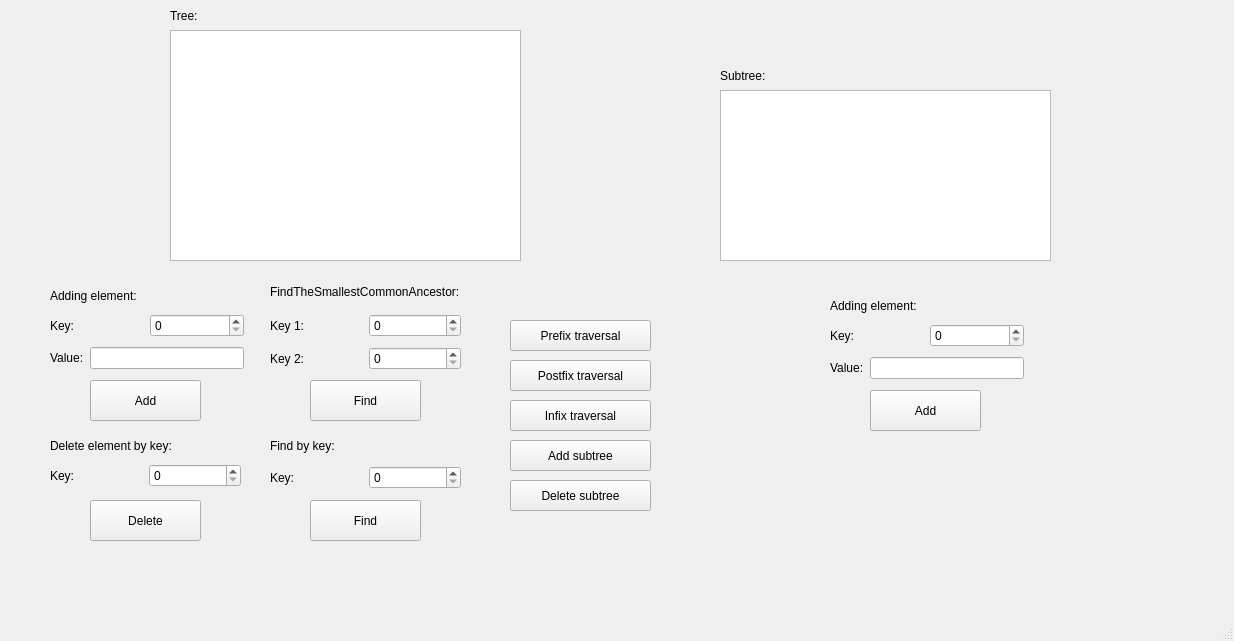
<?xml version="1.0" encoding="UTF-8"?>
<ui version="4.0">
 <class>MainWindow</class>
 <widget class="QMainWindow" name="MainWindow">
  <property name="geometry">
   <rect>
    <x>0</x>
    <y>0</y>
    <width>1234</width>
    <height>641</height>
   </rect>
  </property>
  <property name="windowTitle">
   <string>MainWindow</string>
  </property>
  <widget class="QWidget" name="centralwidget">
   <widget class="QTreeView" name="tree">
    <property name="geometry">
     <rect>
      <x>170</x>
      <y>30</y>
      <width>351</width>
      <height>231</height>
     </rect>
    </property>
   </widget>
   <widget class="QTreeView" name="subtree">
    <property name="geometry">
     <rect>
      <x>720</x>
      <y>90</y>
      <width>331</width>
      <height>171</height>
     </rect>
    </property>
   </widget>
   <widget class="QLabel" name="label">
    <property name="geometry">
     <rect>
      <x>170</x>
      <y>0</y>
      <width>66</width>
      <height>31</height>
     </rect>
    </property>
    <property name="text">
     <string>Tree:</string>
    </property>
   </widget>
   <widget class="QLabel" name="label_2">
    <property name="geometry">
     <rect>
      <x>720</x>
      <y>60</y>
      <width>66</width>
      <height>31</height>
     </rect>
    </property>
    <property name="text">
     <string>Subtree:</string>
    </property>
   </widget>
   <widget class="QLabel" name="label_5">
    <property name="geometry">
     <rect>
      <x>50</x>
      <y>280</y>
      <width>121</width>
      <height>31</height>
     </rect>
    </property>
    <property name="text">
     <string>Adding element:</string>
    </property>
   </widget>
   <widget class="QPushButton" name="pushButton">
    <property name="geometry">
     <rect>
      <x>90</x>
      <y>380</y>
      <width>111</width>
      <height>41</height>
     </rect>
    </property>
    <property name="text">
     <string>Add</string>
    </property>
   </widget>
   <widget class="QLabel" name="label_7">
    <property name="geometry">
     <rect>
      <x>50</x>
      <y>430</y>
      <width>161</width>
      <height>31</height>
     </rect>
    </property>
    <property name="text">
     <string>Delete element by key:</string>
    </property>
   </widget>
   <widget class="QPushButton" name="pushButton_2">
    <property name="geometry">
     <rect>
      <x>90</x>
      <y>500</y>
      <width>111</width>
      <height>41</height>
     </rect>
    </property>
    <property name="text">
     <string>Delete</string>
    </property>
   </widget>
   <widget class="QLabel" name="label_9">
    <property name="geometry">
     <rect>
      <x>270</x>
      <y>430</y>
      <width>81</width>
      <height>31</height>
     </rect>
    </property>
    <property name="text">
     <string>Find by key:</string>
    </property>
   </widget>
   <widget class="QPushButton" name="pushButton_3">
    <property name="geometry">
     <rect>
      <x>310</x>
      <y>500</y>
      <width>111</width>
      <height>41</height>
     </rect>
    </property>
    <property name="text">
     <string>Find</string>
    </property>
   </widget>
   <widget class="QLabel" name="label_12">
    <property name="geometry">
     <rect>
      <x>270</x>
      <y>276</y>
      <width>241</width>
      <height>31</height>
     </rect>
    </property>
    <property name="text">
     <string>FindTheSmallestCommonAncestor:</string>
    </property>
   </widget>
   <widget class="QPushButton" name="pushButton_4">
    <property name="geometry">
     <rect>
      <x>310</x>
      <y>380</y>
      <width>111</width>
      <height>41</height>
     </rect>
    </property>
    <property name="text">
     <string>Find</string>
    </property>
   </widget>
   <widget class="QPushButton" name="pushButton_5">
    <property name="geometry">
     <rect>
      <x>510</x>
      <y>320</y>
      <width>141</width>
      <height>31</height>
     </rect>
    </property>
    <property name="text">
     <string>Prefix traversal</string>
    </property>
   </widget>
   <widget class="QPushButton" name="pushButton_6">
    <property name="geometry">
     <rect>
      <x>510</x>
      <y>360</y>
      <width>141</width>
      <height>31</height>
     </rect>
    </property>
    <property name="text">
     <string>Postfix traversal</string>
    </property>
   </widget>
   <widget class="QPushButton" name="pushButton_7">
    <property name="geometry">
     <rect>
      <x>510</x>
      <y>400</y>
      <width>141</width>
      <height>31</height>
     </rect>
    </property>
    <property name="text">
     <string>Infix traversal</string>
    </property>
   </widget>
   <widget class="QPushButton" name="pushButton_8">
    <property name="geometry">
     <rect>
      <x>510</x>
      <y>440</y>
      <width>141</width>
      <height>31</height>
     </rect>
    </property>
    <property name="text">
     <string>Add subtree</string>
    </property>
   </widget>
   <widget class="QPushButton" name="pushButton_9">
    <property name="geometry">
     <rect>
      <x>510</x>
      <y>480</y>
      <width>141</width>
      <height>31</height>
     </rect>
    </property>
    <property name="text">
     <string>Delete subtree</string>
    </property>
   </widget>
   <widget class="QLabel" name="label_13">
    <property name="geometry">
     <rect>
      <x>830</x>
      <y>290</y>
      <width>121</width>
      <height>31</height>
     </rect>
    </property>
    <property name="text">
     <string>Adding element:</string>
    </property>
   </widget>
   <widget class="QPushButton" name="pushButton_10">
    <property name="geometry">
     <rect>
      <x>870</x>
      <y>390</y>
      <width>111</width>
      <height>41</height>
     </rect>
    </property>
    <property name="text">
     <string>Add</string>
    </property>
   </widget>
   <widget class="QWidget" name="layoutWidget">
    <property name="geometry">
     <rect>
      <x>830</x>
      <y>320</y>
      <width>194</width>
      <height>63</height>
     </rect>
    </property>
    <layout class="QVBoxLayout" name="verticalLayout_3">
     <item>
      <layout class="QHBoxLayout" name="horizontalLayout_7">
       <item>
        <widget class="QLabel" name="label_14">
         <property name="text">
          <string>Key:</string>
         </property>
        </widget>
       </item>
       <item>
        <widget class="QSpinBox" name="key_2"/>
       </item>
      </layout>
     </item>
     <item>
      <layout class="QHBoxLayout" name="horizontalLayout_8">
       <item>
        <widget class="QLabel" name="label_15">
         <property name="text">
          <string>Value:</string>
         </property>
        </widget>
       </item>
       <item>
        <widget class="QLineEdit" name="lineEdit_2"/>
       </item>
      </layout>
     </item>
    </layout>
   </widget>
   <widget class="QWidget" name="">
    <property name="geometry">
     <rect>
      <x>50</x>
      <y>310</y>
      <width>194</width>
      <height>63</height>
     </rect>
    </property>
    <layout class="QVBoxLayout" name="verticalLayout">
     <item>
      <layout class="QHBoxLayout" name="horizontalLayout">
       <item>
        <widget class="QLabel" name="label_3">
         <property name="text">
          <string>Key:</string>
         </property>
        </widget>
       </item>
       <item>
        <widget class="QSpinBox" name="key"/>
       </item>
      </layout>
     </item>
     <item>
      <layout class="QHBoxLayout" name="horizontalLayout_2">
       <item>
        <widget class="QLabel" name="label_4">
         <property name="text">
          <string>Value:</string>
         </property>
        </widget>
       </item>
       <item>
        <widget class="QLineEdit" name="lineEdit"/>
       </item>
      </layout>
     </item>
    </layout>
   </widget>
   <widget class="QWidget" name="">
    <property name="geometry">
     <rect>
      <x>50</x>
      <y>460</y>
      <width>191</width>
      <height>31</height>
     </rect>
    </property>
    <layout class="QHBoxLayout" name="horizontalLayout_3">
     <item>
      <widget class="QLabel" name="label_6">
       <property name="text">
        <string>Key:</string>
       </property>
      </widget>
     </item>
     <item>
      <widget class="QSpinBox" name="spinBox"/>
     </item>
    </layout>
   </widget>
   <widget class="QWidget" name="">
    <property name="geometry">
     <rect>
      <x>270</x>
      <y>464</y>
      <width>191</width>
      <height>28</height>
     </rect>
    </property>
    <layout class="QHBoxLayout" name="horizontalLayout_4">
     <item>
      <widget class="QLabel" name="label_8">
       <property name="text">
        <string>Key:</string>
       </property>
      </widget>
     </item>
     <item>
      <widget class="QSpinBox" name="spinBox_2"/>
     </item>
    </layout>
   </widget>
   <widget class="QWidget" name="">
    <property name="geometry">
     <rect>
      <x>270</x>
      <y>310</y>
      <width>191</width>
      <height>64</height>
     </rect>
    </property>
    <layout class="QVBoxLayout" name="verticalLayout_2">
     <item>
      <layout class="QHBoxLayout" name="horizontalLayout_5">
       <item>
        <widget class="QLabel" name="label_10">
         <property name="text">
          <string>Key 1:</string>
         </property>
        </widget>
       </item>
       <item>
        <widget class="QSpinBox" name="spinBox_3"/>
       </item>
      </layout>
     </item>
     <item>
      <layout class="QHBoxLayout" name="horizontalLayout_6">
       <item>
        <widget class="QLabel" name="label_11">
         <property name="text">
          <string>Key 2:</string>
         </property>
        </widget>
       </item>
       <item>
        <widget class="QSpinBox" name="spinBox_4"/>
       </item>
      </layout>
     </item>
    </layout>
   </widget>
  </widget>
  <widget class="QMenuBar" name="menubar">
   <property name="geometry">
    <rect>
     <x>0</x>
     <y>0</y>
     <width>1234</width>
     <height>22</height>
    </rect>
   </property>
  </widget>
  <widget class="QStatusBar" name="statusbar"/>
 </widget>
 <resources/>
 <connections/>
</ui>
